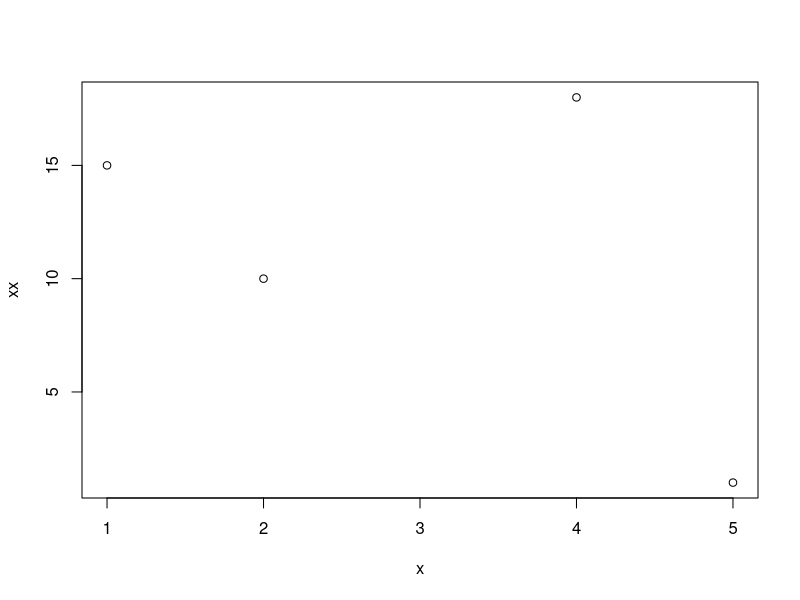
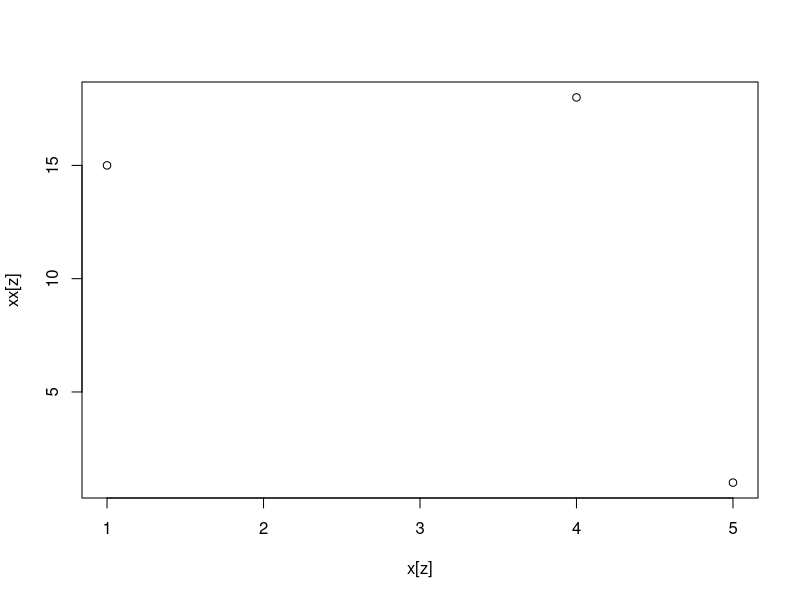

Source code (R) for these figures, in order:
## ---- chunk 1
x <- c(5, 2, 1, 4)
xx <- c(1, 10, 15, 18)
y <- rep(1, 5)
z <- c(TRUE, FALSE, TRUE, TRUE)
## ---- chunk 2
#| label: aufgabe1a-loesung
sum(x)
range(x)
length(x)
max(x)
## ---- chunk 3
#| label: aufgabe1b-loesung
c(x, y, 13)
## ---- chunk 4
#| label: aufgabe1c-loesung
x[4] * y[2]
xx[2:4] + x[1:3]
## ---- chunk 5
#| label: aufgabe1d-loesung
xx <= 12
xx[xx <= 12]
## ---- chunk 6
#| label: aufgabe1e-loesung
plot(x, xx)
plot(x[z], xx[z])
## ---- chunk 7
#| label: aufgabe3-loesung-web
#| echo: FALSE
# Hier ein zweites Mal so gesetzt wegen der Dateistruktur im Repository
saison <- read.table("../Data/meteodaten_saison.csv",
                     sep = ",",
                     header = TRUE)
## ---- chunk 8
#| label: aufgabe3-loesung-2
str(saison)
